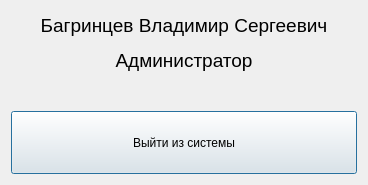
<?xml version="1.0" encoding="UTF-8"?>
<ui version="4.0">
 <class>profileDlg</class>
 <widget class="QDialog" name="profileDlg">
  <property name="geometry">
   <rect>
    <x>0</x>
    <y>0</y>
    <width>368</width>
    <height>185</height>
   </rect>
  </property>
  <property name="windowTitle">
   <string>Профиль</string>
  </property>
  <layout class="QVBoxLayout" name="verticalLayout_5">
   <item>
    <layout class="QVBoxLayout" name="verticalLayout_3">
     <item>
      <layout class="QVBoxLayout" name="verticalLayout_4">
       <item>
        <widget class="QLabel" name="nameUser">
         <property name="font">
          <font>
           <pointsize>14</pointsize>
          </font>
         </property>
         <property name="layoutDirection">
          <enum>Qt::LeftToRight</enum>
         </property>
         <property name="text">
          <string>Багринцев Владимир Сергеевич</string>
         </property>
         <property name="textFormat">
          <enum>Qt::AutoText</enum>
         </property>
         <property name="alignment">
          <set>Qt::AlignCenter</set>
         </property>
        </widget>
       </item>
       <item>
        <widget class="QLabel" name="userGr">
         <property name="font">
          <font>
           <pointsize>14</pointsize>
          </font>
         </property>
         <property name="layoutDirection">
          <enum>Qt::LeftToRight</enum>
         </property>
         <property name="text">
          <string>Администратор</string>
         </property>
         <property name="textFormat">
          <enum>Qt::AutoText</enum>
         </property>
         <property name="alignment">
          <set>Qt::AlignCenter</set>
         </property>
        </widget>
       </item>
      </layout>
     </item>
     <item>
      <spacer name="verticalSpacer_2">
       <property name="orientation">
        <enum>Qt::Vertical</enum>
       </property>
       <property name="sizeType">
        <enum>QSizePolicy::Fixed</enum>
       </property>
       <property name="sizeHint" stdset="0">
        <size>
         <width>20</width>
         <height>30</height>
        </size>
       </property>
      </spacer>
     </item>
     <item>
      <widget class="QPushButton" name="exitPr">
       <property name="sizePolicy">
        <sizepolicy hsizetype="Preferred" vsizetype="Preferred">
         <horstretch>0</horstretch>
         <verstretch>0</verstretch>
        </sizepolicy>
       </property>
       <property name="text">
        <string>Выйти из системы</string>
       </property>
      </widget>
     </item>
    </layout>
   </item>
  </layout>
 </widget>
 <resources/>
 <connections/>
</ui>
